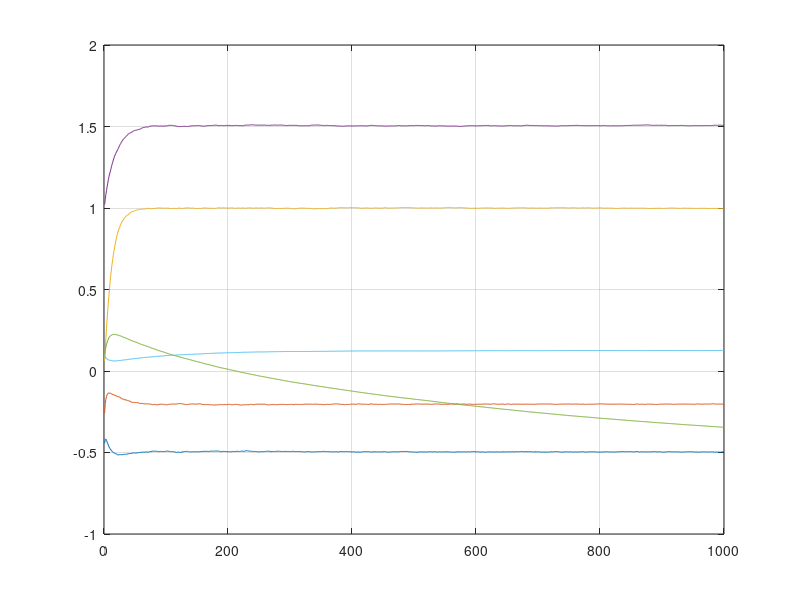
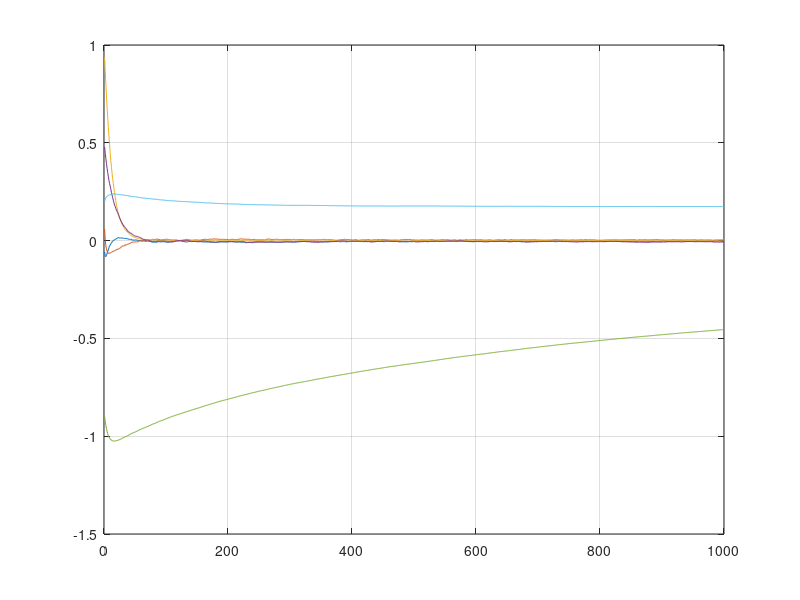

These charts were generated, in order, by the following MATLAB code:
clear all
close all;

%%%%%%%%%产生仿真数据%%%%%%%%%%
n=2;
total=10;
sigma=0.1;   %噪声变量的均方根
N = 200;
 
%M序列作为输入
z1=1;z2=1;z3=1;z4=0;
for i=1:total+2
    x1=xor(z3,z4);
    x2=z1;
    x3=z2;
    x4=z3;
    z(i)=z4;
    if z(i)>0.5
        u(i)=-1;
    else
        u(i)=1;
    end
    z1=x1;z2=x2;z3=x3;z4=x4;
end
%figure(1);
%stem(u),grid on
%%%%%%%%%%系统输出%%%%%%%%%%%%
y(1)=0;y(2)=0;
epsi=sigma*randn(N+3,1);  %噪声
y(1)=1;y(2)=0.01;
for k=3:total+2
    y(k)=0.5*y(k-1)+0.2*y(k-2)+1.0*u(k-1)+1.5*u(k-2)+epsi(k)-0.8*epsi(k-1)+0.3*epsi(k-2);
end
%%%%%%%%%初始化%%%%%%%%%%%%%%%%%%
%最小二乘初始化
fai = zeros(total,2*n+1);
for k = 1:total
    fai(k,:) = [-y(1,(k-1)+n),-y(1,k),u(1,k+n),u(1,k-1+n),u(1,k)];
end
yhat = y(1,n+1:n+total)';
thita = inv(fai'*fai)*fai'*yhat;
a1=thita(1);
a2=thita(2);
b1=thita(3);
b2=thita(4);
d1 = 0.1;
d2 = 0.1;
thita0 = [a1,a2,b1,b2,d1,d2]';
epsi(1)=0;epsi(2)=0;
epsida1(1)=0;epsida2(1)=0;epsidb1(1)=0;epsidb2(1)=0;epsidd1(1)=0;epsidd2(1)=0;
epsida1(2)=0;epsida2(2)=0;epsidb1(2)=0;epsidb2(2)=0;epsidd1(2)=0;epsidd2(2)=0;

j=1;
thita1=zeros(6,1);
epsidtheda=zeros(6,1);
while j<=1000
    a1value(j)=a1;  
    a2value(j)=a2;
    b1value(j)=b1;   
    b2value(j)=b2;
    d1value(j)=d1;  
    d2value(j)=d2;
    a1e(j)=-0.5-a1;  
    a2e(j)=-0.2-a2;
    b1e(j)=1.0-b1;   
    b2e(j)=1.5-b2;
    d1e(j)=-0.8-d1;  
    d2e(j)=0.3-d2;
    
    for i=1:N+2
        x1=xor(z3,z4);
        x2=z1;
        x3=z2;
        x4=z3;
        z(i)=z4;
        if z(i)>0.5
            u(i)=-1;
        else
            u(i)=1;
        end
        z1=x1;z2=x2;z3=x3;z4=x4;
    end
    %figure(1);
    %stem(u),grid on
    %%%%%%%%%%系统输出%%%%%%%%%%%%
    y(1)=0;y(2)=0;
    epsi=sigma*randn(N+3,1);  %噪声
    y(1)=1;y(2)=0.01;
    for k=3:N+2
        y(k)=0.5*y(k-1)+0.2*y(k-2)+1.0*u(k-1)+1.5*u(k-2)+epsi(k)-0.8*epsi(k-1)+0.3*epsi(k-2);
    end
    gradmat = 0;
    hessianmat = 0;
    a1=thita0(1);a2=thita0(2);b1=thita0(3);b2=thita0(4);d1=thita0(5);d2=thita0(6);

    for k=3:N+2
        epsi(k)=y(k)+a1*y(k-1)+a2*y(k-2)-b1*u(k-1)-b2*u(k-2)-d1*epsi(k-1)-d2*epsi(k-2);%
        epsida1(k)=y(k-1)-d1*epsida1(k-1)-d2*epsida1(k-2);
        epsida2(k)=y(k-2)-d1*epsida2(k-1)-d2*epsida2(k-2);
        epsidb1(k)=-u(k-1)-d1*epsidb1(k-1)-d2*epsidb1(k-2);
        epsidb2(k)=-u(k-2)-d1*epsidb2(k-1)-d2*epsidb2(k-2);
        epsidd1(k)=-epsi(k-1)-d1*epsidd1(k-1)-d2*epsidd1(k-2);
        epsidd2(k)=-epsi(k-2)-d1*epsidd2(k-1)-d2*epsidd2(k-2);
        epsidtheda=[epsida1(k),epsida2(k),epsidb1(k),epsidb2(k),epsidd1(k),epsidd2(k)]';
        gradmat=gradmat+epsi(k)*epsidtheda;
        hessianmat=hessianmat+epsidtheda'*epsidtheda;
    end
    
    thita1=thita0;
    thita0=thita0-inv(hessianmat)*gradmat;
    a1=thita0(1);a2=thita0(2);b1=thita0(3);b2=thita0(4);d1=thita0(5);d2=thita0(6);
    
    
    epsi(1)=epsi(N+1);epsi(2)=epsi(N+2);
    epsida1(1)=epsida1(N+1);epsida2(1)=epsida2(N+1);epsidb1(1)=epsidb1(N+1);
    epsidb2(1)=epsidb2(N+1);epsidd1(1)=epsidd1(N+1);epsidd2(1)=epsidd2(N+1);
    epsida1(2)=epsida1(N+2);epsida2(2)=epsida2(N+2);epsidb1(2)=epsidb1(N+2);
    epsidb2(2)=epsidb2(N+2);epsidd1(2)=epsidd1(N+2);epsidd2(2)=epsidd2(N+2);
    j = j+1;
end

figure(2)
plot(a1value);
hold on
plot(a2value);
hold on
plot(b1value);
hold on 
plot(b2value);
hold on 
plot(d1value);
hold on
plot(d2value);
grid on
 
figure(3)
plot(a1e);
hold on
plot(a2e);
hold on
plot(b1e);
hold on 
plot(b2e);
hold on 
plot(d1e);
hold on
plot(d2e);
grid on




